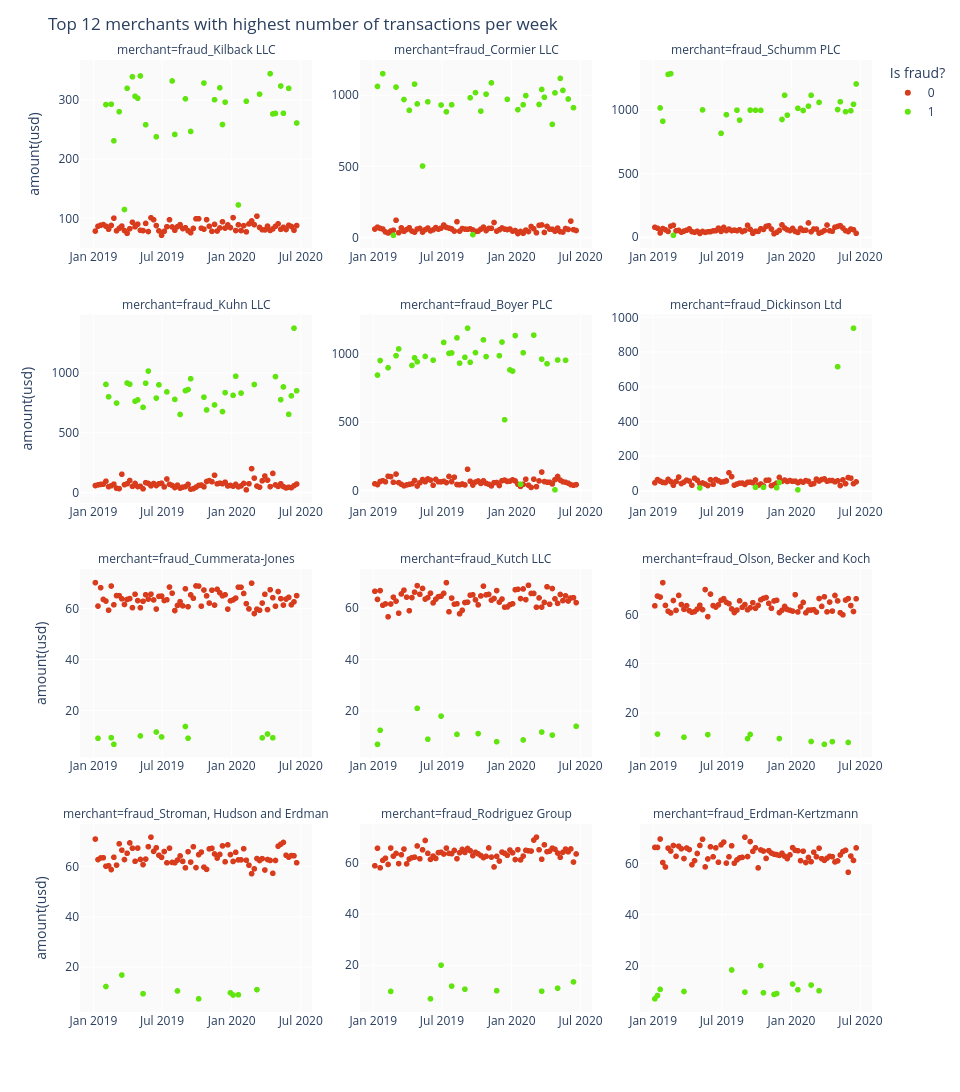

Notebook code cell kept with this figure:
### Code cell
fig = px.scatter(df_,
        x='transaction_time',
        y='amount(usd)',
        color='is_fraud',
        facet_col ='merchant',
        facet_col_wrap=3,
        facet_col_spacing=.06,
        category_orders={'merchant': top12_merchants.index}, # order the subplots
        color_discrete_map={1:'#61E50F', 0:'#D93C1D'}
)

fig.update_layout(height=1200,
                  width=960,
                  title='Top 12 merchants with highest number of transactions per week',
                  legend=dict(title='Is fraud?'),
                  plot_bgcolor='#fafafa'
                 )

fig.update_yaxes(matches=None)
fig.for_each_yaxis(lambda yaxis: yaxis.update(showticklabels=True))
fig.for_each_xaxis(lambda xaxis: xaxis.update(showticklabels=True, title=''))

fig.show();
